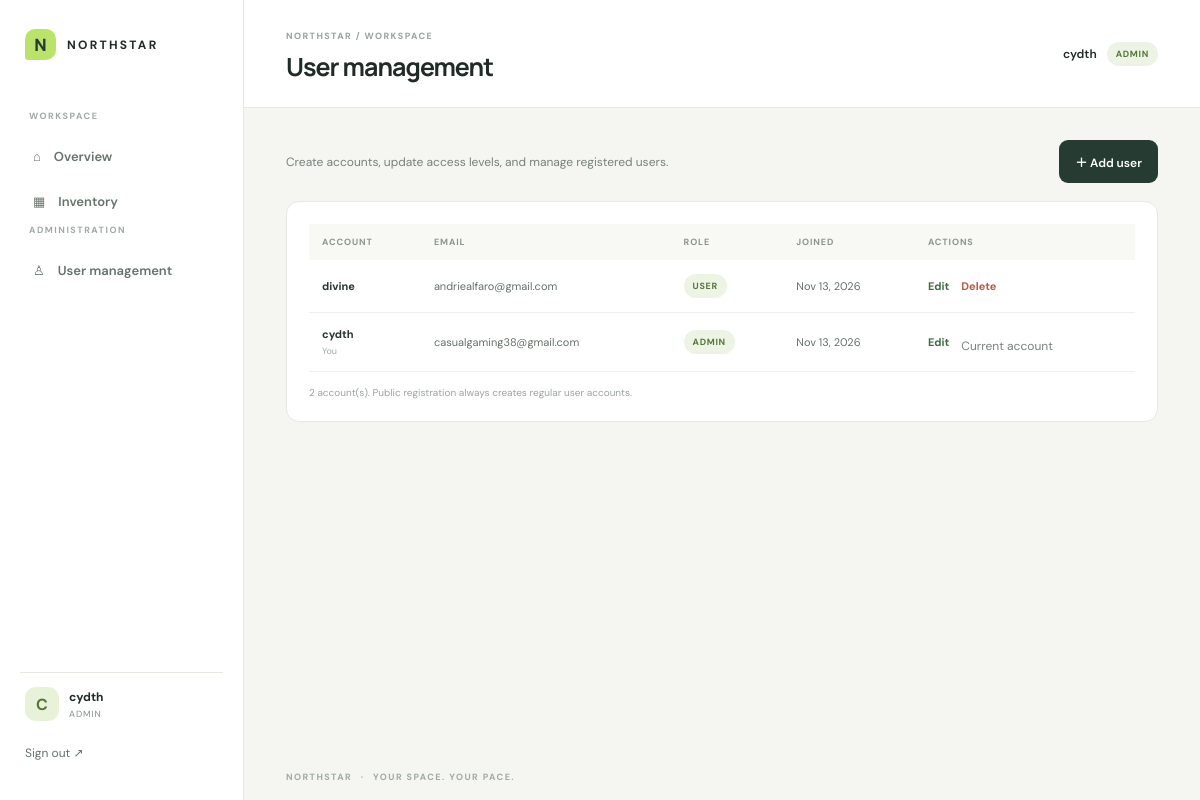
/users.php (signed in), run on the app's committed database.
### tables this page shows
CREATE TABLE `users` (
  `id` int(10) UNSIGNED NOT NULL,
  `username` varchar(30) NOT NULL,
  `email` varchar(255) NOT NULL,
  `password` varchar(255) NOT NULL,
  `role` enum('admin','user') NOT NULL DEFAULT 'user',
  `created_at` timestamp NULL DEFAULT current_timestamp()
);

### users.php (the view, shortened to what this page needs)
<?php
require_once 'config.php';
require_once 'functions.php';
$users = $pdo->query('SELECT id,username,email,role,created_at FROM users ORDER BY created_at DESC')->fetchAll();
page_start('User management');
echo '<div class="page-actions"><p class="muted-copy">Create accounts, update access levels, and manage registered users.</p><a class="button" href="add_user.php">＋ Add user</a></div><section class="panel">';
if (!$users) {
    echo '<div class="empty-state"><h3>No users found</h3></div>';
}
else {
    echo '<div class="table-scroll"><table><thead><tr><th>Account</th><th>Email</th><th>Role</th><th>Joined</th><th>Actions</th></tr></thead><tbody>';
    foreach ($users as $u) {
        echo '<tr><td><strong>' . e($u['username']) . '</strong>' . ((int)$u['id'] === (int)$_SESSION['user_id'] ? '<small class="cell-sub">You</small>' : '') . '</td><td>' . e($u['email']) . '</td><td><span class="role-chip">' . strtoupper(e($u['role'])) . '</span></td><td>' . e(date('M j, Y', strtotime($u['created_at']))) . '</td><td><div class="action-links"><a href="edit_user.php?id=' . (int)$u['id'] . '">Edit</a>';
        if ((int)$u['id'] !== (int)$_SESSION['user_id']) {
            echo '<form method="post" action="delete_user.php" onsubmit="return confirm(\'Delete this account?\')">' . csrf_field() . '<input type="hidden" name="id" value="' . (int)$u['id'] . '"><button class="danger-link" type="submit">Delete</button></form>';
        }
        else {
            echo '<span class="muted-copy">Current account</span>';
        }
        echo '</div></td></tr>';
    }
    echo '</tbody></table></div>';
}
echo '<p class="table-note">' . count($users) . ' account(s). Public registration always creates regular user accounts.</p></section>';
page_end();

### functions.php (shortened to what this page needs)
<?php
function e($value): string
{
    return htmlspecialchars((string)$value, ENT_QUOTES, 'UTF-8');
}
function is_admin(): bool
{
    return ($_SESSION['role'] ?? '') === 'admin';
}
function page_start(string $title): void
{
    $name = e($_SESSION['username'] ?? 'Guest');
    $role = is_admin() ? 'ADMIN' : 'USER';
    echo '<!DOCTYPE html><html lang="en"><head><meta charset="UTF-8"><meta name="viewport" content="width=device-width, initial-scale=1.0"><title>' . e($title) . ' — Northstar</title><link rel="stylesheet" href="style.css"></head><body class="app-page">';
    echo '<aside class="sidebar"><a class="brand dark-brand" href="dashboard.php"><span class="brand-mark">N</span> NORTHSTAR</a><div class="side-label">WORKSPACE</div><a class="nav-link" href="dashboard.php">⌂ <span>Overview</span></a><a class="nav-link" href="products.php">▦ <span>Inventory</span></a>';
    if (is_admin()) {
        echo '<div class="side-label">ADMINISTRATION</div><a class="nav-link" href="users.php">♙ <span>User management</span></a>';
    }
    echo '<div class="side-bottom"><div class="profile-mini"><span class="avatar">' . strtoupper(substr($name, 0, 1)) . '</span><div><strong>' . $name . '</strong><small>' . $role . '</small></div></div><a class="logout-link" href="logout.php">Sign out ↗</a></div></aside>';
    echo '<main class="main-content"><header class="topbar"><div><span class="topbar-kicker">NORTHSTAR / WORKSPACE</span><h1>' . e($title) . '</h1></div><div class="top-user">' . $name . ' <span class="role-chip">' . $role . '</span></div></header><div class="content-wrap">';
}
function page_end(): void
{
    echo '</div><footer class="app-footer">NORTHSTAR <span>·</span> YOUR SPACE. YOUR PACE.</footer></main></body></html>';
}

### data on the page
users: username "divine", email "andriealfaro@gmail.com", role "USER", created_at "Nov 13, 2026"
users: username "cydth", shows "You", email "casualgaming38@gmail.com", role "ADMIN", created_at "Nov 13, 2026", shows "Current account"

### other printed values
substr($name, 0, 1) "C"
$name "cydth"
$role "ADMIN"
$title "User management"
count($users) "2"
